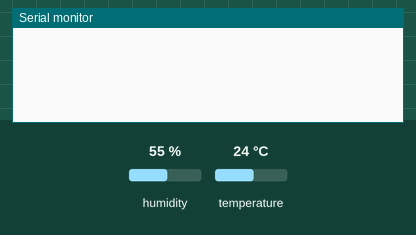
The sketch below on a simulated ESP32. On the bench: the last lines printed to the serial monitor. The test bench sets the inputs (shaded band); at power-on: humidity 55 %, temperature 24 °C. A WiFi scan finds three made-up networks.

Above: at 3.2 s.
3.3 s: humidity set to 22 %
At 11.3 s:
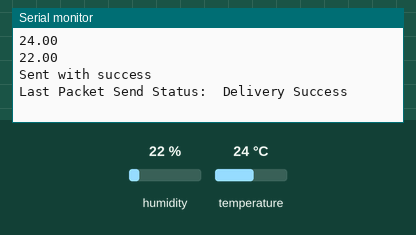
16.8 s: temperature set to 12 °C
30.3 s: humidity set to 40 %
At 41.4 s:
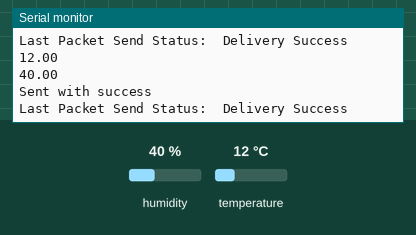
Timing chart, 0 to 42.9 s (numbered marks = the images above; inputs shaded):
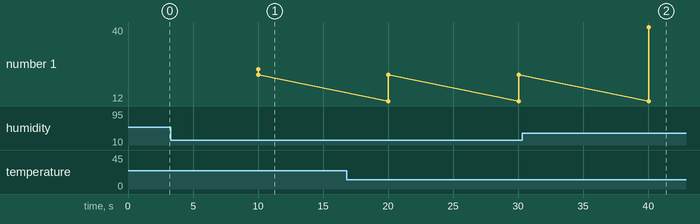

Measured:
- after the input at 3.3 s, the serial monitor: prints a new line after 6.7 s (image 1)
- after the input at 30.3 s, the serial monitor: prints a new line after 9.7 s (image 2)
- plotted number 1: 22 → 40 after the input at 30.3 s

The sketch:

ESP_Transmitter_ESP-NOW.ino
```cpp
// (licence header left out)
#include <esp_now.h>
#include <esp_wifi.h>
#include <WiFi.h>
#include <Adafruit_Sensor.h>
#include <DHT.h>

// Set your Board ID (ESP32 Sender #1 = BOARD_ID 1, ESP32 Sender #2 = BOARD_ID 2, etc)
#define BOARD_ID 1

// Digital pin connected to the DHT sensor
#define DHTPIN 4

// Uncomment the type of sensor in use:
#define DHTTYPE    DHT11     // DHT 11
//#define DHTTYPE    DHT22     // DHT 22 (AM2302)
//#define DHTTYPE    DHT21     // DHT 21 (AM2301)

DHT dht(DHTPIN, DHTTYPE);

//MAC Address of the receiver
uint8_t broadcastAddress[] = {0x58, 0xBF, 0x25, 0x9D, 0x84, 0xE8};

//Structure example to send data
//Must match the receiver structure
typedef struct struct_message {
    int id;
    float temp;
    float hum;
    int readingId;
} struct_message;

//Create a struct_message called myData
struct_message myData;

unsigned long previousMillis = 0;   // Stores last time temperature was published
const long interval = 10000;        // Interval at which to publish sensor readings

unsigned int readingId = 0;

// Insert your SSID
constexpr char WIFI_SSID[] = "eNe_5GHz";

int32_t getWiFiChannel(const char *ssid) {
  if (int32_t n = WiFi.scanNetworks()) {
      for (uint8_t i=0; i<n; i++) {
          if (!strcmp(ssid, WiFi.SSID(i).c_str())) {
              return WiFi.channel(i);
          }
      }
  }
  return 0;
}

float readDHTTemperature() {
  // Sensor readings may also be up to 2 seconds 'old' (its a very slow sensor)
  // Read temperature as Celsius (the default)
  float t = dht.readTemperature();
  // Read temperature as Fahrenheit (isFahrenheit = true)
  //float t = dht.readTemperature(true);
  // Check if any reads failed and exit early (to try again).
  if (isnan(t)) {
    Serial.println("Failed to read from DHT sensor!");
    return 0;
  }
  else {
    Serial.println(t);
    return t;
  }
}

float readDHTHumidity() {
  // Sensor readings may also be up to 2 seconds 'old' (its a very slow sensor)
  float h = dht.readHumidity();
  if (isnan(h)) {
    Serial.println("Failed to read from DHT sensor!");
    return 0;
  }
  else {
    Serial.println(h);
    return h;
  }
}

// callback when data is sent
void OnDataSent(const uint8_t *mac_addr, esp_now_send_status_t status) {
  Serial.print("\r\nLast Packet Send Status:\t");
  Serial.println(status == ESP_NOW_SEND_SUCCESS ? "Delivery Success" : "Delivery Fail");
}

void setup() {
  //Init Serial Monitor
  Serial.begin(115200);

  dht.begin();

  // Set device as a Wi-Fi Station and set channel
  WiFi.mode(WIFI_STA);

  int32_t channel = getWiFiChannel(WIFI_SSID);

  WiFi.printDiag(Serial); // Uncomment to verify channel number before
  esp_wifi_set_promiscuous(true);
  esp_wifi_set_channel(channel, WIFI_SECOND_CHAN_NONE);
  esp_wifi_set_promiscuous(false);
  WiFi.printDiag(Serial); // Uncomment to verify channel change after

  //Init ESP-NOW
  if (esp_now_init() != ESP_OK) {
    Serial.println("Error initializing ESP-NOW");
    return;
  }

  // Once ESPNow is successfully Init, we will register for Send CB to
  // get the status of Trasnmitted packet
  esp_now_register_send_cb(OnDataSent);

  //Register peer
  esp_now_peer_info_t peerInfo;
  memcpy(peerInfo.peer_addr, broadcastAddress, 6);
  peerInfo.encrypt = false;

  //Add peer
  if (esp_now_add_peer(&peerInfo) != ESP_OK){
    Serial.println("Failed to add peer");
    return;
  }
}

void loop() {
  unsigned long currentMillis = millis();
  if (currentMillis - previousMillis >= interval) {
    // Save the last time a new reading was published
    previousMillis = currentMillis;
    //Set values to send
    myData.id = BOARD_ID;
    myData.temp = readDHTTemperature();
    myData.hum = readDHTHumidity();
    myData.readingId = readingId++;

    //Send message via ESP-NOW
    esp_err_t result = esp_now_send(broadcastAddress, (uint8_t *) &myData, sizeof(myData));
    if (result == ESP_OK) {
      Serial.println("Sent with success");
    }
    else {
      Serial.println("Error sending the data");
    }
  }
}
```
